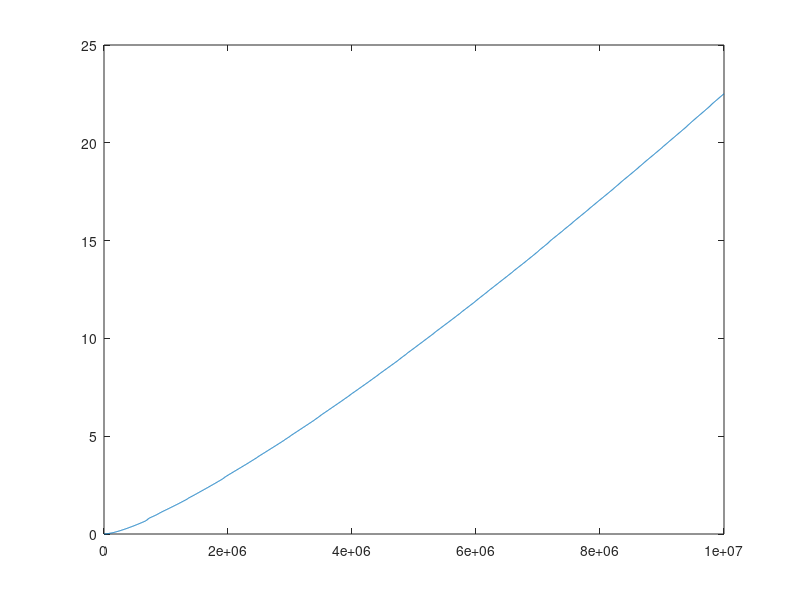
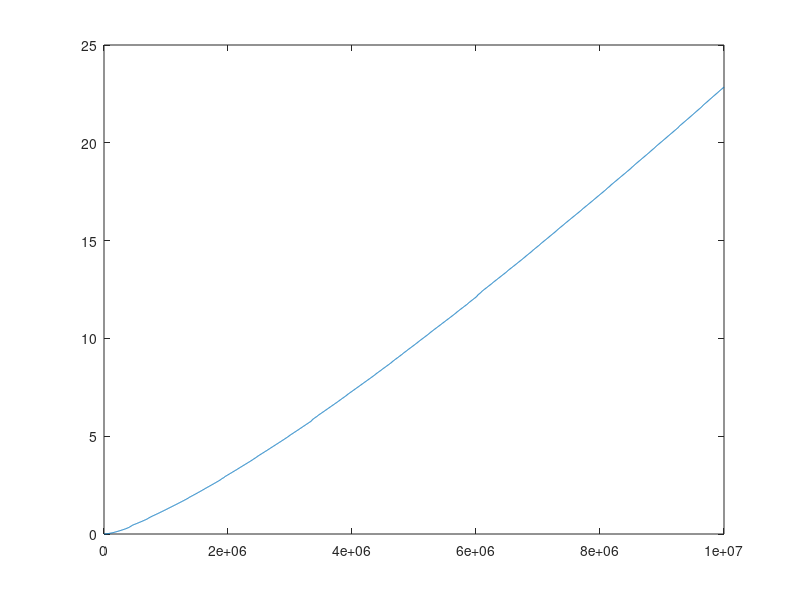
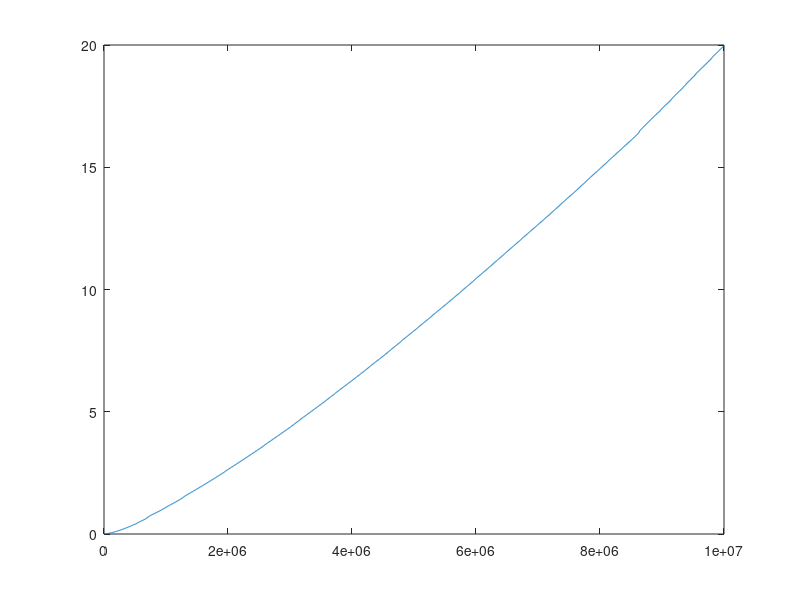
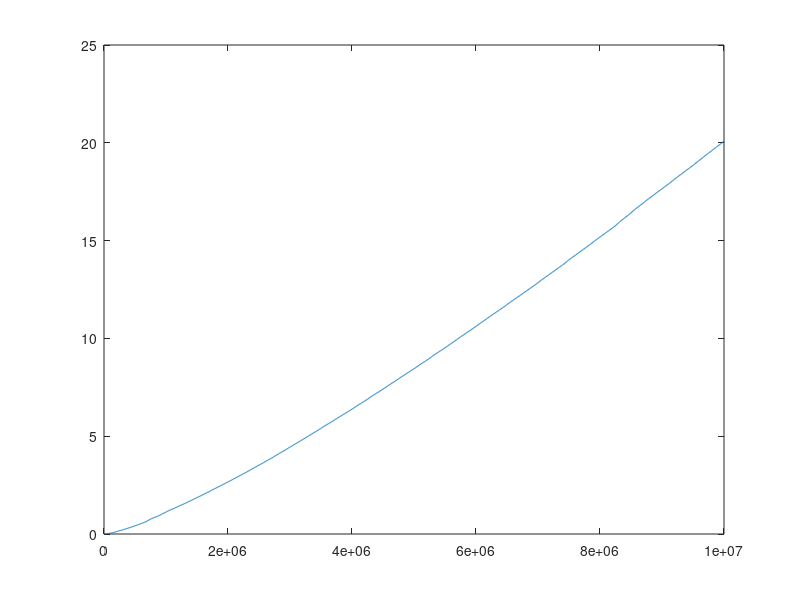

Write MATLAB code to recreate these figures, in order. (Note: this script raises an error after producing the figures.)
clear;
close all;
clc;

A_1 = load("0_creation.txt");
A_2 = load("0_Search.txt");
A_3 = load("1_creation.txt");
A_4 = load("1_Search.txt");
A_5 = load("2_creation.txt");
A_6 = load("2_Search.txt");
 
 


 %se coluda 2==1  %coluna
n_V1_1 = A_1(:, 1);
f_V1_1 = A_1(:, 2); 

n_V1_2 = A_2(:, 1);
f_V1_2 = A_2(:, 2); 

n_V1_3 = A_3(:, 1);
f_V1_3 = A_3(:, 2);

n_V1_4 = A_4(:, 1);
f_V1_4 = A_4(:, 2);

n_V1_5 = A_5(:, 1);
f_V1_5 = A_5(:, 2); 

n_V1_6 = A_6(:, 1);
f_V1_6 = A_6(:, 2); 

     
 
  

grid on

 
figure(1);    
plot(n_V1_1, f_V1_1);  

figure(2);   
plot(n_V1_2, f_V1_2); 

figure(3);     
plot(n_V1_3, f_V1_3);  

figure(4);     
plot(n_V1_4, f_V1_4);

figure(5);     
plot(n_V1_5, f_V1_5); 
 
figure(6);    
plot(n_V1_6, f_V1_6); 

 
figure(7);    
histogram(f_V1_1);  

figure(8);   
histogram(f_V1_2); 

figure(9);     
histogram(f_V1_3);  

figure(10);     
histogram(f_V1_4);

figure(11);     
histogram(f_V1_5); 
 
figure(12);    
histogram(f_V1_6); 
 


 

